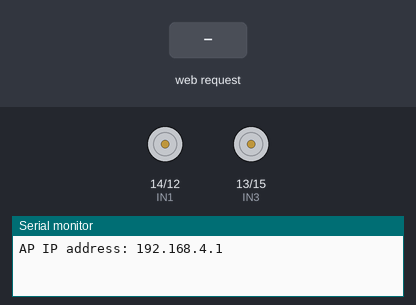
A sketch run on a simulated ESP8266 (NodeMCU). Parts: motor-driver pin pairs drawn as motors (green arrow = first pin HIGH = forward, orange = second pin HIGH = backward, longer = more drive, scaled by the enable pin), the last lines printed to the serial monitor. The inputs (shaded band) are chosen by the test bench.

Above: at 1.2 s.
1.3 s: HTTP request GET /?State=F received
At 2.3 s:
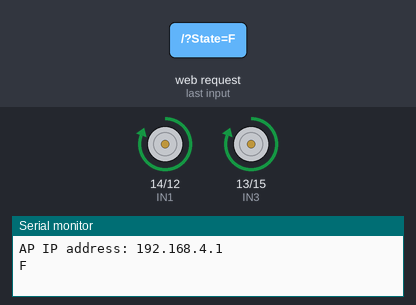
2.8 s: HTTP request GET /?State=B received
At 3.4 s:
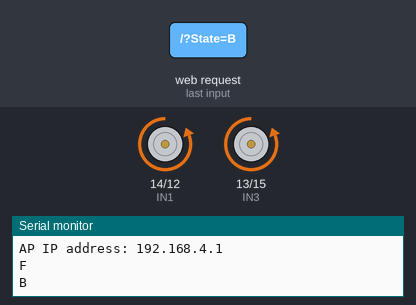
4.3 s: HTTP request GET /?State=L received
At 4.6 s:
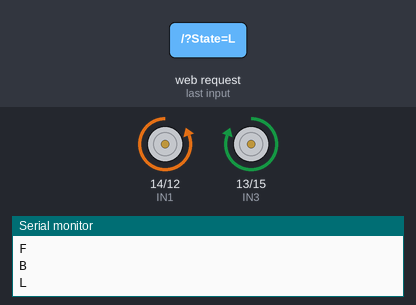
5.8 s: HTTP request GET /?State=R received
At 6.9 s:
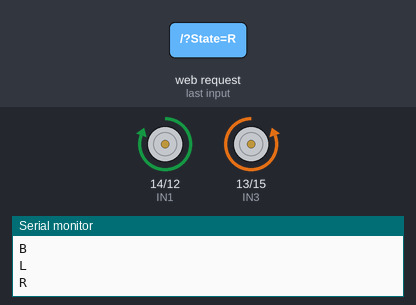
Timing chart, 0 to 8.3 s (numbered marks = the images above; inputs shaded):
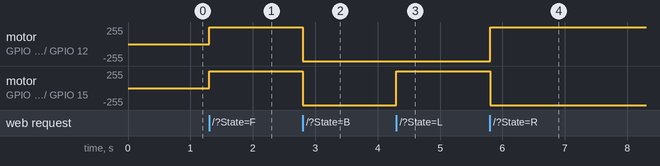

The sketch:

recycleboat.ino
```cpp
#include <SoftwareSerial.h>
#include <ESP8266WiFi.h>
#include <WiFiClient.h>
#include <ESP8266WebServer.h>
#define IN1 14 // D5
#define IN2 12 // D6
#define IN3 13 // D7
#define IN4 15 // D8
#define ENA 2 // D4
#define ENB 4 // D2

String command;             //String to store app command state.
int speedCar = 800;         // 400 - 1023.
int speed_Coeff = 3;
SoftwareSerial mySerial(11, 12); // RX, TX
char opcao;
const char* ssid = "RecycledBoat";
const char* password = "password";
ESP8266WebServer server(80);
void setup() {
  // put your setup code here, to run once:
  pinMode(IN1, OUTPUT);
  pinMode(IN2, OUTPUT);
  pinMode(IN3, OUTPUT);
  pinMode(IN4, OUTPUT);
  pinMode(ENA, OUTPUT);
  pinMode(ENB, OUTPUT);
  mySerial.begin(9600);

  WiFi.mode(WIFI_AP);
  WiFi.softAP(ssid, password);

  IPAddress myIP = WiFi.softAPIP();
  Serial.print("AP IP address: ");
  Serial.println(myIP);

  // Starting WEB-server
  server.on ( "/", HTTP_handleRoot );
  server.onNotFound ( HTTP_handleRoot );
  server.begin();
}

void loop() {
  // put your main code here, to run repeatedly:
  server.handleClient();

  command = server.arg("State");
  if (command == "F") moveF();
  else if (command == "B") moveB();
  else if (command == "L") moveL();
  else if (command == "R") moveR();
  else if (command == "S") moveSTOP();


  //  if (mySerial.available()) {
  //    opcao = mySerial.read();
  //    switch (opcao) {
  //      case 'F': moveF();
  //        break;
  //      case 'B': moveB();
  //        break;
  //      case 'R': moveR();
  //        break;
  //      case 'L': moveL();
  //        break;
  //      case 'S': moveSTOP();
  //        break;
  //    }
  //  }
}


void moveF() {
  analogWrite(ENA, 255);
  analogWrite(ENB, 255);
  digitalWrite(IN1, HIGH);
  digitalWrite(IN2, LOW);
  digitalWrite(IN3, HIGH);
  digitalWrite(IN4, LOW);

}
void moveB() {
  analogWrite(ENA, 255);
  analogWrite(ENB, 255);
  digitalWrite(IN1, LOW);
  digitalWrite(IN2, HIGH);
  digitalWrite(IN3, LOW);
  digitalWrite(IN4, HIGH);

}
void moveL() {
  analogWrite(ENA, 255);
  analogWrite(ENB, 255);
  digitalWrite(IN1, LOW);
  digitalWrite(IN2, HIGH);
  digitalWrite(IN3, HIGH);
  digitalWrite(IN4, LOW);

}
void moveR() {
  analogWrite(ENA, 255);
  analogWrite(ENB, 255);
  digitalWrite(IN1, HIGH);
  digitalWrite(IN2, LOW);
  digitalWrite(IN3, LOW);
  digitalWrite(IN4, HIGH);

}
void moveSTOP() {
  analogWrite(ENA, 0);
  analogWrite(ENB, 0);
  digitalWrite(IN1, LOW);
  digitalWrite(IN2, LOW);
  digitalWrite(IN3, LOW);
  digitalWrite(IN4, LOW);
}

void HTTP_handleRoot(void) {

  if ( server.hasArg("State") ) {
    Serial.println(server.arg("State"));
  }
  server.send ( 200, "text/html", "" );
  delay(1);
}
```

Measured:
- after the input at 1.3 s, motor on GPIO 14 (IN1) / GPIO 12 (IN2), motor on GPIO 13 (IN3) / GPIO 15 (IN4): stopped → forward 255/255 at once
- after the input at 2.8 s, motor on GPIO 14 (IN1) / GPIO 12 (IN2), motor on GPIO 13 (IN3) / GPIO 15 (IN4): forward 255/255 → backward 255/255 at once
- after the input at 4.3 s, motor on GPIO 13 (IN3) / GPIO 15 (IN4): backward 255/255 → forward 255/255 at once
- after the input at 5.8 s, motor on GPIO 14 (IN1) / GPIO 12 (IN2): backward 255/255 → forward 255/255 at once; motor on GPIO 13 (IN3) / GPIO 15 (IN4): forward 255/255 → backward 255/255 at once
